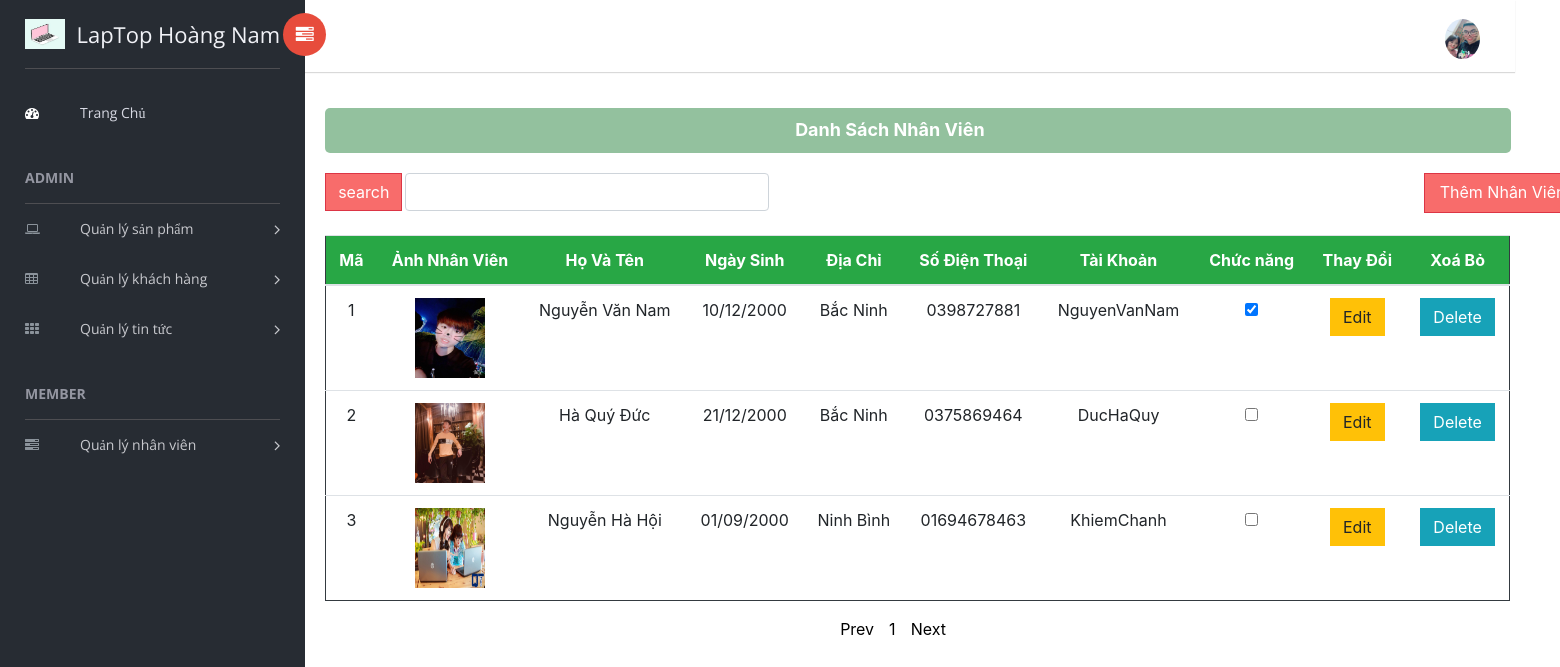
Screenshot of /PHP/QuanLyNhanVien.php with the database file from the repository.
### tables this page shows
CREATE TABLE `nhanvien` (
  `MaNV` int(10) UNSIGNED NOT NULL,
  `AnhNV` varchar(255) NOT NULL,
  `TenNV` varchar(255) NOT NULL,
  `NgaySinh` varchar(255) NOT NULL,
  `DiaChi` varchar(255) NOT NULL,
  `SDT` varchar(255) NOT NULL,
  `TaiKhoan` varchar(255) NOT NULL,
  `Check` varchar(64) NOT NULL
);

### PHP/QuanLyNhanVien.php (the view, shortened to what this page needs)
<?php
  require_once('Connect.php');
  include("DungChung.php");
?>
<div class="Phan2Phai">
    <div class="DangNhapThanhCong">
        <p>Danh Sách Nhân Viên</p>
    </div>
    <div class="container" style="margin-top: 20px;margin-left:5px;">
        <div class="row">
            <form action="TimKiemNhanVien.php" method="get" style="margin-left: 5px;">
                <input id="MaNV" type="number" class="col-md-20 form-control" name="MaNV" value="Nhập mã nhân viên"
                    style="margin-left: 90px;">
                <input type="submit" name="Ok" value="search" class="btn btn-danger"
                    style="margin-left: 10px;margin-top: -66px;;background:#f86c6b" />
            </form>
            <div class="col-md-2"><a href="Add_Edit_Update_NhanVien.php" class="btn btn-danger" role="button"
                    style="margin-left:730px;width:157px;height:40px;padding-bottom:20px;background:#f86c6b">Thêm Nhân Viên</a></div>
        </div>
        <table class="table table-hover">
            <thead>
                <tr class="bg-success text-white" style=" text-align: center;">
                    <th>Mã</th>
                    <th>Ảnh Nhân Viên</th>
                    <th>Họ Và Tên</th>
                    <th>Ngày Sinh</th>
                    <th>Địa Chỉ</th>
                    <th>Số Điện Thoại</th>
                    <th>Tài Khoản</th>
                    <th>Chức năng</th>
                    <th>Thay Đổi</th>
                    <th>Xoá Bỏ</th>
                </tr>
            </thead>
            <tbody>
                <?php
                   $result = mysqli_query($db, 'SELECT count(MaNV) as total from nhanvien');
                   $row = mysqli_fetch_assoc($result);
                   $total_records = $row['total'];
                   $current_page = isset($_GET['page']) ? $_GET['page'] : 1;
                         $limit = 3;
                         $total_page = ceil($total_records / $limit);
                       $start = ($current_page - 1) * $limit;
                       $result = mysqli_query($db, "SELECT * FROM nhanvien LIMIT $start, $limit");
                     foreach($result as $std){
                      echo '<tr style=" text-align: center;">
                        <td>'.$std['MaNV'].'</td>
                        <td><img src="../Image/'.$std['AnhNV'].'"  style="width:70px;height:80px"></td>
                        <td>'.$std['TenNV'].'</td>
                        <td>'.$std['NgaySinh'].'</td>
                        <td>'.$std['DiaChi'].'</td>
                        <td>'.$std['SDT'].'</td>
                        <td>'.$std['TaiKhoan'].'</td>
                        <td>'.($std['Check']==1 ? '<input type="checkbox" checked>': '<input type="checkbox">').'</td>
                        <td><button class="btn btn-warning"
                        onclick=\'window.open("Add_Edit_Update_NhanVien.php?id='.$std['MaNV'].'","_self")\'>Edit</button></td>
                        <td><button class="btn btn-info"
                        onclick=\'window.open("XoaNhanVien.php?id='.$std['MaNV'].'","_self")\'>Delete</button></td>
                      </tr>';
                  }
                ?>
            </tbody>
        </table>
        <ul class="pagination">
            <?php
                      if ($current_page > 1 && $total_page > 1){
                        echo '<a href="QuanLyNhanVien.php?page='.($current_page-1).'" style="color:black;margin-left:15px">Prev</a>  ';
                    }
                    else
                    {
                      echo '<span style="color:black;margin-left:15px">Prev</span> ';
                    }
                    for ($i = 1; $i <= $total_page; $i++){
                      if ($i == $current_page){
                        echo '<span style="color:black;margin-left:15px">'.$i.'</span>  ';
                      }
                      else{
                          echo '<a href="QuanLyNhanVien.php?page='.$i.'" style="color:black;margin-left:15px">'.$i.'</a>';
                      }
                  }
                  if ($current_page < $total_page && $total_page > 1){
                      echo '<a href="QuanLyNhanVien.php?page='.($current_page+1).'" style="color:black;margin-left:15px">Next</a>';
                  }
                  else
                  {
                    echo '<span style="color:black;margin-left:15px">Next</span> ';
                  }
                  ?>
        </ul>
    </div>
</div>

### PHP/Dungchung.php (shortened to what this page needs)
<!doctype html>
<html class="no-js" lang="en">
<head>
    <link rel="stylesheet" href="../CSS/HomePage.css">
    <link rel="stylesheet" href="../vendors/bootstrap/dist/css/bootstrap.min.css">
    <link rel="stylesheet" href="../vendors/font-awesome/css/font-awesome.min.css">
    <link rel="stylesheet" href="../vendors/themify-icons/css/themify-icons.css">
    <link rel="stylesheet" href="../vendors/flag-icon-css/css/flag-icon.min.css">
    <link rel="stylesheet" href="../vendors/selectFX/css/cs-skin-elastic.css">
    <link rel="stylesheet" href="../vendors/jqvmap/dist/jqvmap.min.css">
    <link rel="stylesheet" href="../assets/css/style.css">
</head>
<body>
    <aside id="left-panel" class="left-panel">
        <nav class="navbar navbar-expand-sm navbar-default">
            <div class="navbar-header">
                <a class="navbar-brand" href=""><img src="../Image/image1.ico" alt="Logo"
                        style="height:30px;width:40px;  font-family: sans-serif;">&nbsp LapTop Hoàng Nam</a>
            </div>
            <div id="main-menu" class="main-menu collapse navbar-collapse">
                <ul class="nav navbar-nav">
                    <li class="active">
                        <a href="HomePage.php"> <i class="menu-icon fa fa-dashboard"></i>Trang Chủ </a>
                    </li>
                    <h3 class="menu-title">Admin</h3>
                    <li class="menu-item-has-children dropdown">
                        <a href="#" class="dropdown-toggle" data-toggle="dropdown" aria-haspopup="true"
                            aria-expanded="false"> <i class="menu-icon fa fa-laptop"></i>Quản lý sản phẩm</a>
                    </li>
                    <li class="menu-item-has-children dropdown">
                        <a href="#" class="dropdown-toggle" data-toggle="dropdown" aria-haspopup="true"
                            aria-expanded="false"> <i class="menu-icon fa fa-table"></i>Quản lý khách hàng</a>
                    </li>
                    <li class="menu-item-has-children dropdown">
                        <a href="#" class="dropdown-toggle" data-toggle="dropdown" aria-haspopup="true"
                            aria-expanded="false"> <i class="menu-icon fa fa-th"></i>Quản lý tin tức</a>
                    </li>
                    <h3 class="menu-title">Member</h3>
                    <li class="menu-item-has-children dropdown">
                        <a href="#" class="dropdown-toggle" data-toggle="dropdown" aria-haspopup="true"
                            aria-expanded="false"> <i class="menu-icon fa fa-tasks"></i>Quản lý nhân viên</a>
                    </li>
                </ul>
            </div>
        </nav>
    </aside>
    <div id="right-panel" class="right-panel">
        <header id="header" class="header">
            <div class="header-menu">
                <div class="col-sm-7">
                    <a id="menuToggle" class="menutoggle pull-left"><i class="fa fa fa-tasks"></i></a>
                </div>
                <div class="col-sm-5">
                    <div class="user-area dropdown float-right">
                        <a href="#" class="dropdown-toggle" data-toggle="dropdown" aria-haspopup="true"aria-expanded="false">
                            <img class="user-avatar rounded-circle" src="../Image/image8.jpg" alt="User Avatar">
                        </a>
                    </div>
                </div>
            </div>
        </header>
</body>
</html>

### CSS/HomePage.css (style rules this page uses)
.DangNhapThanhCong { display: flex; height: 45px; width: 98%; margin-top: 30px; margin-left: 20px; background: #93c19e; border-radius: 5px; }
.DangNhapThanhCong p { color: #ffffff; padding-top: 10px; font-size: 18px; margin-left: 470px; font-weight: bold; }
.pagination { margin-left: 500px; }
.table.table-hover { margin-top: 0px; border: 1px solid #343a40; width: 1185px; }

### rows the page displays
nhanvien: MaNV "1", AnhNV (picture), TenNV "Nguyễn Văn Nam", NgaySinh "10/12/2000", DiaChi "Bắc Ninh", SDT "0398727881", TaiKhoan "NguyenVanNam"
nhanvien: MaNV "2", AnhNV (picture), TenNV "Hà Quý Đức", NgaySinh "21/12/2000", DiaChi "Bắc Ninh", SDT "0375869464", TaiKhoan "DucHaQuy"
nhanvien: MaNV "3", AnhNV (picture), TenNV "Nguyễn Hà Hội", NgaySinh "01/09/2000", DiaChi "Ninh Bình", SDT "01694678463", TaiKhoan "KhiemChanh"
